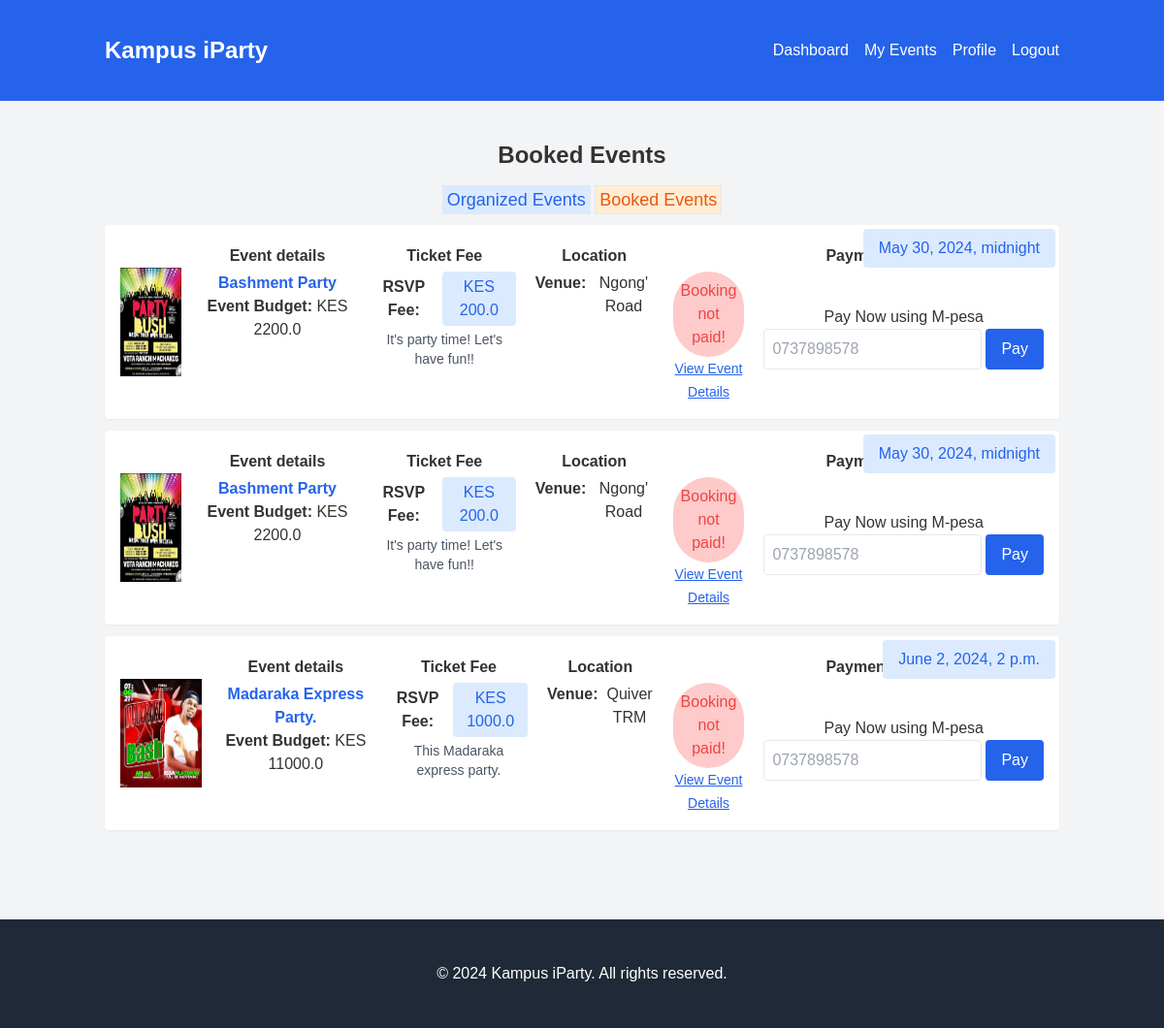
Page /bookings/my-bookings/ (signed in) on the earlier database version.
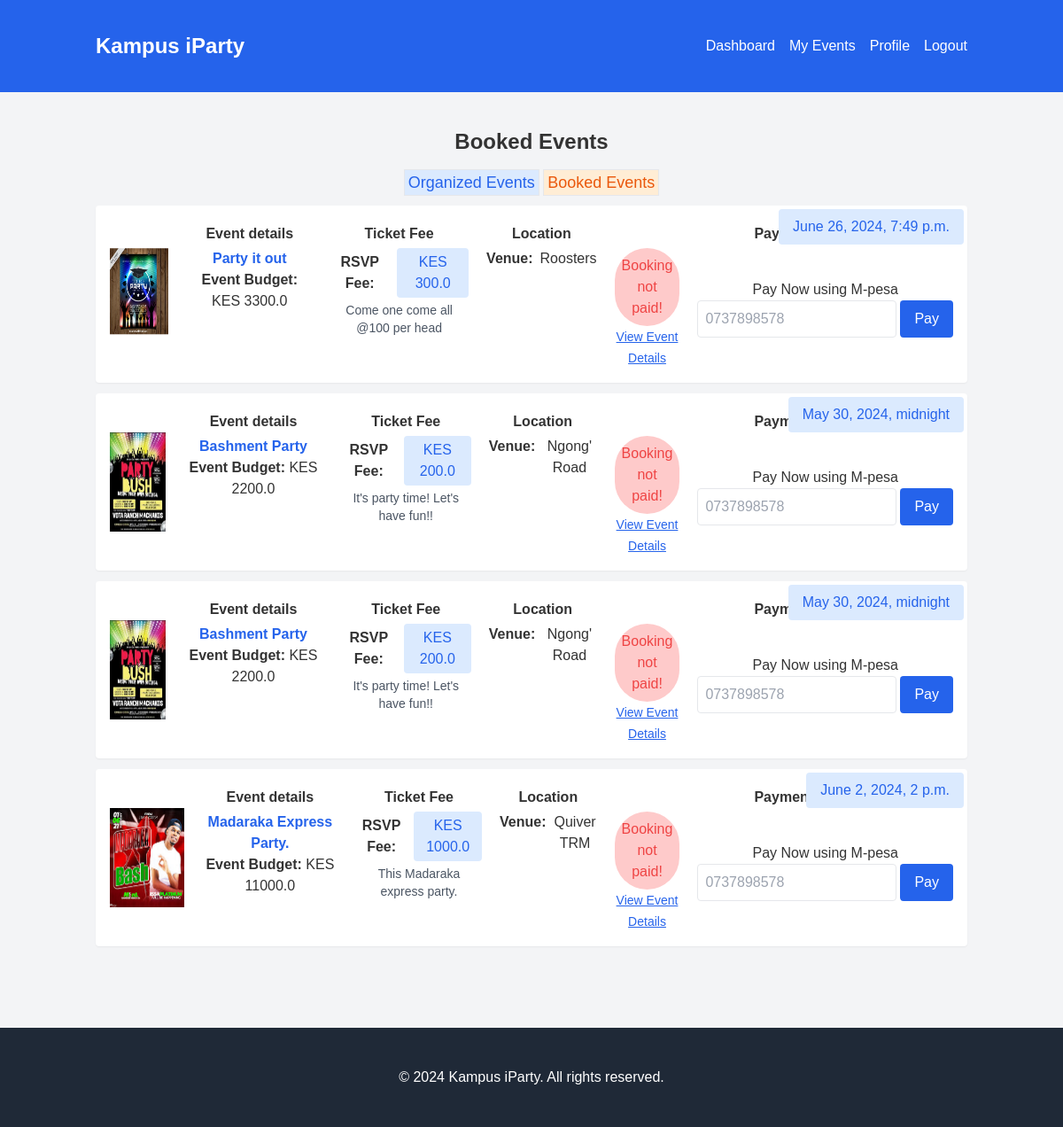
Same page on the later database version.
### bookings/models.py (models this page shows, shortened)
class Booking(models.Model):
    event = models.ForeignKey('events.Event', on_delete=models.CASCADE)
    user = models.ForeignKey('users.CustomUser', on_delete=models.CASCADE)
    is_paid = models.BooleanField(default=False)
    created_at = models.DateTimeField(default=now)

### events/models.py (models this page shows, shortened)
class Event(models.Model):
    title = models.CharField(max_length=100)
    description = models.TextField()
    date = models.DateTimeField()
    location = models.CharField(max_length=100)
    campus = models.ForeignKey('campus.Campus', on_delete=models.CASCADE)
    attendees = models.ManyToManyField('users.CustomUser', blank=True, related_name='event_attendees')
    created_by = models.ForeignKey('users.CustomUser', on_delete=models.CASCADE, related_name='event_creator')
    created_at = models.DateTimeField(auto_now_add=True)
    updated_at = models.DateTimeField(auto_now=True)
    poster = models.ImageField(upload_to='event_posters/', blank=True)
    slots = models.IntegerField(default=1)
    budget_amount = models.FloatField(default=0.0)
    charges = models.FloatField(default=0.0, editable=False)
    total_budget_amount = models.FloatField(default=0.0)

### bookings/views.py (the view)
# urls.py: path('my-bookings/', views.booking_list, name='user_bookings'),
@login_required(login_url='/users/login')
def booking_list(request):
    user = request.user
    bookings = Booking.objects.filter(user=user.id).annotate(event_created_at=F('created_at')
    ).order_by('-created_at')
    context = {'bookings': bookings}
    return render(request, 'user_bookings.html', context)

### templates/user_bookings.html (shortened to what this page needs)
{% extends 'base.html' %}
{% block content %}
<section>
  <h3 class="text-2xl font-bold mb-4">Booked Events</h3>
  <div>
    <a href="{% url 'events:user_events' %}" class="bg-blue-100 p-1 text-blue-600 text-lg border">Organized Events</a>
    <a href="{% url 'bookings:user_bookings' %}" class="bg-orange-100 p-1 text-orange-600 text-lg border">Booked Events</a>
  </div>
  <section class="w-full my-3 flex flex-col gap-3">
    {% for booking in bookings %}
      <div class="w-full bg-white rounded shadow-sm p-4 flex gap-5 relative">
        <h3 class="bg-blue-100 text-blue-600 rounded px-4 py-2 absolute top-1 right-1">{{booking.event.date}}</h3>
        <div class="flex gap-3 items-center">
          <img src="{{booking.event.poster.url}}" alt="{{booking.event.title}}" class="h-28">
        </div>
        <div>
             <h2 class="font-semibold py-1">Event details</h2>
              <h1 class="font-semibold text-blue-600">{{booking.event.title}}</h1>
              <h4><strong>Event Budget: </strong>KES {{booking.event.total_budget_amount}}</h4>
          </div>
          <div class="">
             <h2 class="font-semibold py-1">Ticket Fee</h2>
              <div class="flex gap-2 items-center">
                <h6 class="font-semibold">RSVP Fee: </h6>
                <h6 class="bg-blue-100 text-blue-600 rounded px-2 py-1">KES {{booking.event.charges}}</h6>
              </div>
              <p class="text-sm text-gray-600 py-1">{{booking.event.description}}</p>
          </div>
         <div class="">
             <h2 class="font-semibold py-1">Location</h2>
              <div class="flex gap-2">
                <h6 class="font-semibold">Venue: </h6>
                <h6>{{booking.event.location}}</h6>
              </div>
          </div>
           <div class="">
             <h2 class="font-semibold py-1">Payment</h2>
              {% if booking.is_paid %}
                <h6 class="bg-green-200 text-green-600 rounded px-4 py-2">Paid</h6>
              {% else %}
                <div class="flex items-center gap-5">
                  <div>
                    <p class="text-red-500 bg-red-200 rounded-full p-2">Booking not paid!</p>
                <a href="{% url 'events:event_details' pk=booking.event.id %}" class="underline text-sm text-blue-600">View Event Details</a>
                  </div>
                <form method="post" action="{% url 'transactions:send_stk_push' booking_id=booking.id %}">
                  <h6>Pay Now using M-pesa</h6>
                  <div class="flex gap-1 ">
                    <input type="text" placeholder="0737898578" id="phone" class="p-2 border focus:outline-blue-600 rounded text-gray-600" name="phone_no" required>
                    <button type="submit" class="bg-blue-600 text-white rounded px-4 py-2 w-full hover:bg-gray-900">Pay</button>
                  </div>
                </form>
                </div>
              {% endif %}
          </div>
      </div>
    {% endfor %}
  </section>
</section>
{% endblock %}

Differences in the rows shown:
added Booking: event "June 26, 2024, 7:49 p.m.", event.poster (picture), event "Party it out", event.total_budget_amount "3300.0", event.charges "300.0", event.description "Come one come all @100 per head", event.location "Roosters"
